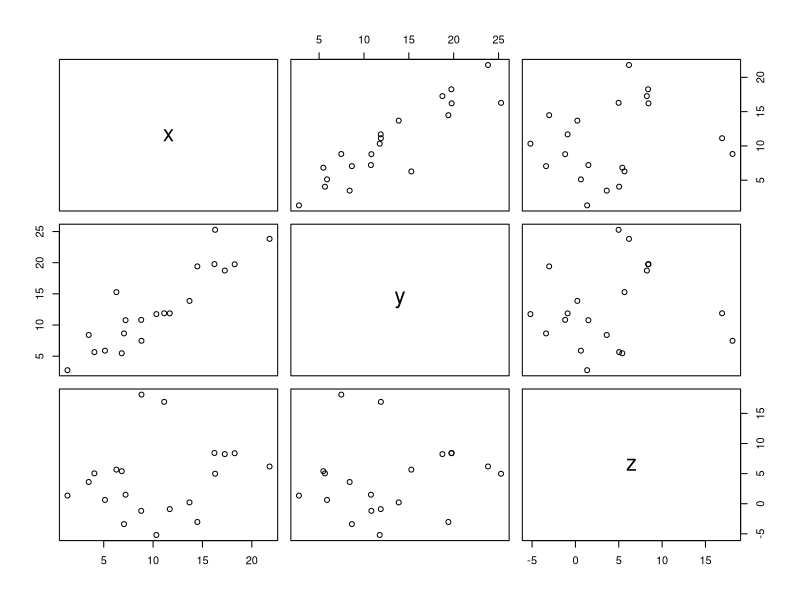
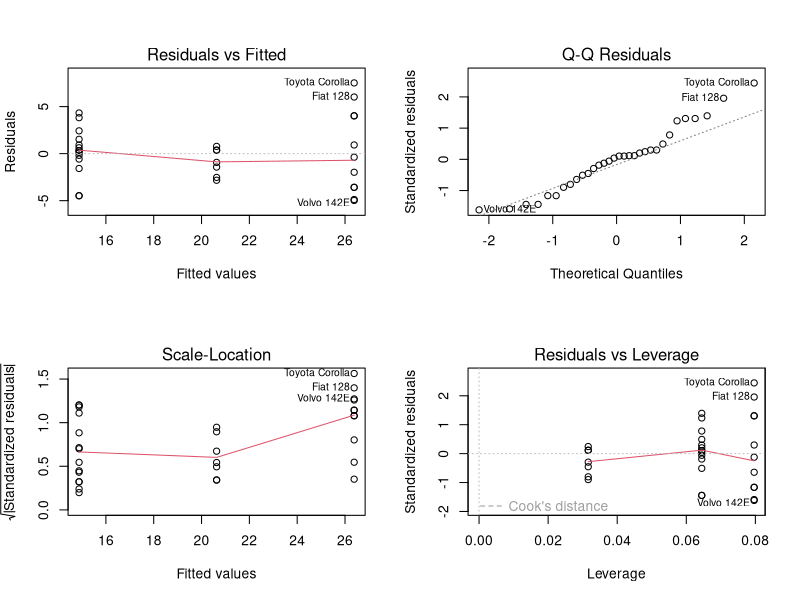
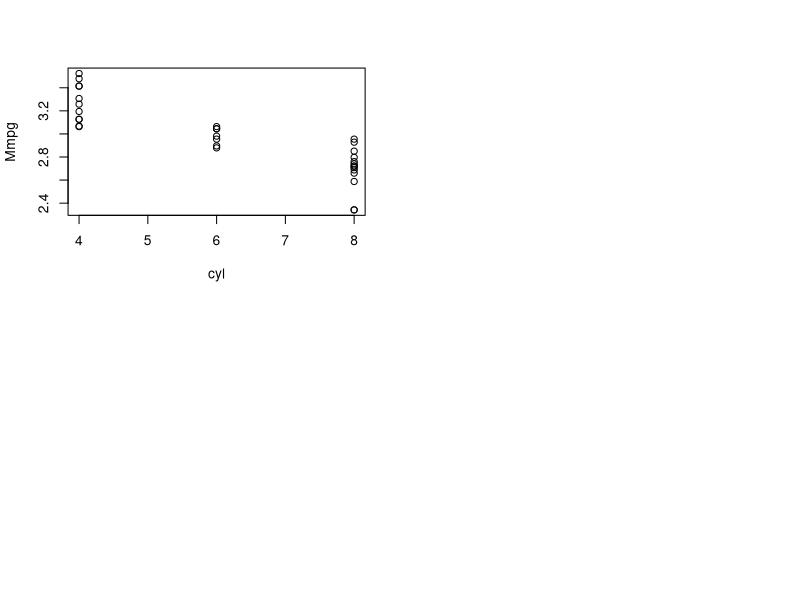

Here is the R script that generated these plots, in order:
x <- sample(1:20,20)+ rnorm(10,sd=2)
y<-x+rnorm(10,sd=3)
z<-(sample(1:20,20)/2) + rnorm(20,sd=5)
df <- data.frame(x,y,z)
plot(df[,1:3])
cor(df,method="pearson")
cor(df[,1:3],method="spearman")
cor.test(df$x,df$y,method="pearson")
cor.test(df$x,df$y,method="spearman")
m1<-lm(mpg~cyl,data=mtcars)
summary(m1)
lm(formula = mpg ~ cyl, data = mtcars)
par(mfrow=c(2,2))
plot(m1)
mtcars$Mmpg<-log(mtcars$mpg)
plot(Mmpg~cyl,mtcars)

n<-rownames(mtcars)[mtcars$Mmpg!=min(mtcars$Mmpg[mtcars$cyl==8])]
mtcars2<-subset(mtcars,rownames(mtcars)%in%n)